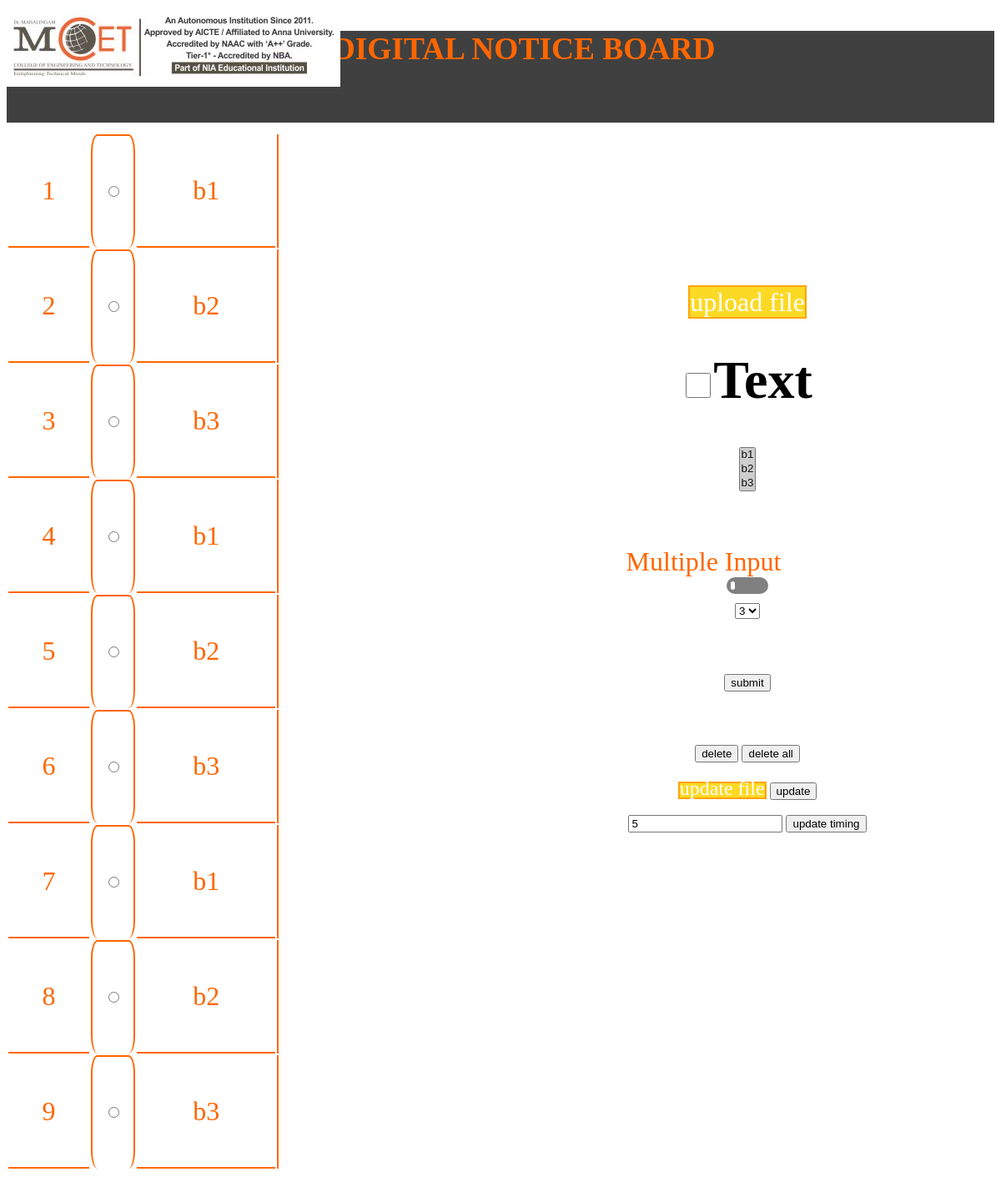
The page / on the database its author committed.
### tables this page shows
CREATE TABLE `tbl_images` (
  `id` int(11) NOT NULL,
  `name` varchar(500) DEFAULT NULL,
  `type` varchar(150) NOT NULL,
  `size` char(1) NOT NULL,
  `board` char(5) NOT NULL,
  `dur` int(11) NOT NULL
);

CREATE TABLE `time_slide` (
  `time_slide` int(11) DEFAULT '20',
  `id` int(50) NOT NULL,
  `bgmusic` varchar(200) NOT NULL,
  `bgimg` varchar(200) NOT NULL,
  `bgtime` varchar(50) NOT NULL,
  `bg_status` varchar(20) NOT NULL,
  `bgimg_status` varchar(20) NOT NULL,
  `board` char(5) NOT NULL,
  `divide` int(11) NOT NULL
);

### index.php (the view, shortened to what this page needs)
<!DOCTYPE html>
<?php
include_once "config.php";
$que=mysqli_query($conn,"select * from time_slide");
$ts=mysqli_fetch_array($que);
$tim_slide=$ts["time_slide"];
?>
<html>
<head>
</head>
<body onload="load()" style="background-image: url('download.png');background-repeat: no-repeat;background-position: center;background-size: cover; background-attachment: fixed;">
<div class="sticky" style="height:110px;background-color: #404040;position:sticky;top:0px;">
	<marquee direction="up" behavior="slide"><center><font size="+3" style="postion:relative;bottom:50px;" color="#ff6600"><h3 style="postion:relative;bottom:180px;"> &nbsp;&nbsp;&nbsp;&nbsp;&nbsp; DIGITAL NOTICE BOARD</h3></font></center></marquee>
<img src="logo.jpg" alt="not supported" style="position:relative;bottom:122px;" />
</div>
<form method="post" action="save.php" enctype="multipart/form-data">
<br><br><br><br><br><br><br><br><br>
<table style="position: relative;bottom: 150px;float: left;">
<?php
$sql=mysqli_query($conn,"select * from tbl_images");
$co=0;
while($r=mysqli_fetch_array($sql)){
	$co++;
	?>
	<tr>
	<td style="color: #ff6600;text-align:center;width: 3%;border-bottom:2px solid #ff6600;"><font size="+3"><?php echo $co; ?></font></td>
	<td style="width: 1%;border-radius:15%;border-left:2px solid #ff6600;border-top:2px solid #ff6600;border-right:2px solid #ff6600;">
	<center><input type="radio" onclick="document.getElementById('tex').value='<?php echo $r['id']; ?>';document.getElementById('tex1').value='<?php echo $r['name']; ?>';document.getElementById('tex2').value='<?php echo $r['board']; ?>'" />
	</center></td>
	<td style="color: #ff6600;text-align:center;width: 5%;border-bottom:2px solid #ff6600;"><font size="+3"><?php echo $r["board"]; ?></font></td>
	<td style="width:5%;border-left:2px solid #ff6600;">
	<?php
	if($r["type"]=="tex")
	{
	?>
	<h4>
	<?php echo $r["name"]; ?>
	</h4>
	<?php
	}
	else
	{
	?>
	<embed autostart="false" src="file/<?php echo $r["name"]; ?>" style="height:130px;width:130px;" height="341" allow="autoplay" id="oo">
	<?php
	}
	?>
	<br />
	</td></tr>
	<?php
}
?>
</table>
<center>
<font size="+3">
<center><div id="sim" style="position: relative;top: 30px;">
<span id="upplooad" class="upload1" style="height: 40px;width: 90px;position:relative;top:5px;" onclick="document.getElementById('file').click();">upload file</span>
<h1 onclick="one()"><input id="tex_che" type="checkbox" style="height:30px;width:30px;" />Text</h1>
<?php
$board=mysqli_query($conn,"select board from board");
?>
<select name="board[]" multiple size=3>
<?php
while($b=mysqli_fetch_array($board)){
?>
<option value="<?php echo $b['board']; ?>" selected><?php echo $b["board"]; ?></option>
<?php
}
?>
</select>
<h3><br /></h3>
<select id="divide" onchange="div()" class="custom-select sources">
<option value="3">3</option>
</select>
</div>
<p style="position: relative;bottom: 100px;color:#ff6600;">Multiple Input
  <input type="checkbox" class="cchek" onclick="cha()" id="mult" /><label class="cchek1" style="position:relative;left: 25%;" for="mult"></label></p>
<input type="submit" style="position:relative;bottom:50px;" value="submit" id="upl" name="upload" />
<br /><br />
</center>
	</font>
	<div style="position: relative;bottom: 25px;">
<input type="submit" value="delete" name="del" />
<input type="submit" value="delete all" name="del_all" />
<br><br>
<span style="height: 40px;width: 120px;" class="upload1" onclick="document.getElementById('file1').click();"><font size="+2">update file</font></span>
<input type="submit" value="update" name="upd" />
<br><br>
<input type="number" name="tim" value="<?php echo $tim_slide; ?>" />
<input type="submit" name="time_slide" value="update timing" />
	</div>
</form>
	<div id="contact" align="right" style="height: 300px;width: 500px;"></div>
</body>
</html>

### index.php (style rules this page uses)
embed { border-radius: 15%; }
.cchek1 { cursor: pointer; text-indent: -9999px; width: 50px; height: 20px; background: grey; display: block; border-radius: 100px; position: relative; }
.cchek1:after { content: ''; position: absolute; top: 5px; left: 5px; width: 5px; height: 10px; background: #fff; border-radius: 90px; transition: 0.3s; }
table,tr { width: 50%; }
.upload1 { background-color: rgba(251,211,2,0.86); border: 2px solid rgba(255,140,0,0.7); color: #fff; }
div.sticky { position : sticky; top :0; z-index: 100; }

### rows shown on the page
tbl_images: board "b1"
tbl_images: board "b2"
tbl_images: board "b3"
tbl_images: board "b1"
tbl_images: board "b2"
tbl_images: board "b3"
tbl_images: board "b1"
tbl_images: board "b2"
tbl_images: board "b3"
time_slide: tim "5"

### other values the page prints
form field value "b1 ☑ / b2 ☑ / b3 ☑"
